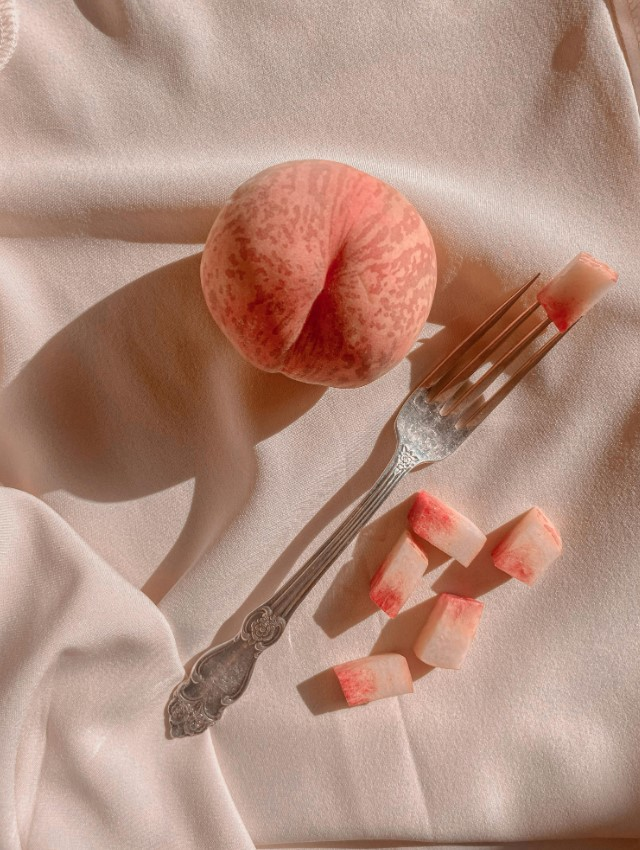
#> input picture images/peach.jpg, 640 x 850 px
$ jupyter execute 03_edit_image_basic.ipynb   (text cells are left out)
#> lines starting #> are read from the running program, lines starting #| are printed output that depends on the picture; after the words box and inside, x2 and y2 are one past the last pixel; in counts of white or black regions, pixels touching at a corner belong together; pictures that were not available may be replaced by others from this repository, and a replacement may not be noted
[cell 1]
import cv2 as cv
import numpy as np
PEACH_PATH = "../images/peach.jpg"
PEACH_VIDEO_PATH = "../videos/peach.mp4"

[cell 2]
# 검은 화면 만들기
img = np.zeros((460, 640, 3), dtype = np.uint8)
cv.imshow("Black", img)
cv.waitKey(0)
cv.destroyAllWindows()

[cell 3]
# 화면 일부 색칠하기
img = np.zeros((460, 640, 3), dtype = np.uint8)
img[50:300, 100:500] = (200, 250, 250)  # (B, G, R)
cv.imshow("Color", img)
cv.waitKey(0)
cv.destroyAllWindows()

[cell 4]
# 이미지에 색칠하기
img = cv.imread(PEACH_PATH)
#> img is the input picture: shape (850, 640, 3); mean B, G, R 126.7, 141.7, 177.9
img[50:300, 100:500] = (200, 250, 250)
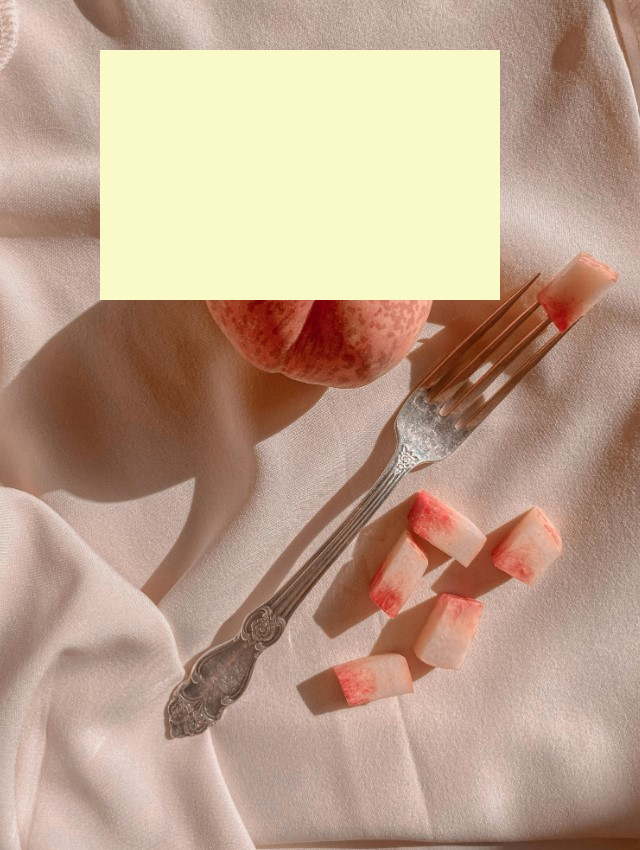
#> img: shape (850, 640, 3); 18.38% of pixels changed, all inside (x1, y1, x2, y2) = (100, 50, 500, 300)
cv.imshow("PEACH", img)
cv.waitKey(0)
cv.destroyAllWindows()

[cell 5]
# 이미지 자르기
img = cv.imread(PEACH_PATH)
dst = cv.resize(img, (500, 600))

crop = dst[10:100, 50:100]
dst[0:90, 0:50] = crop
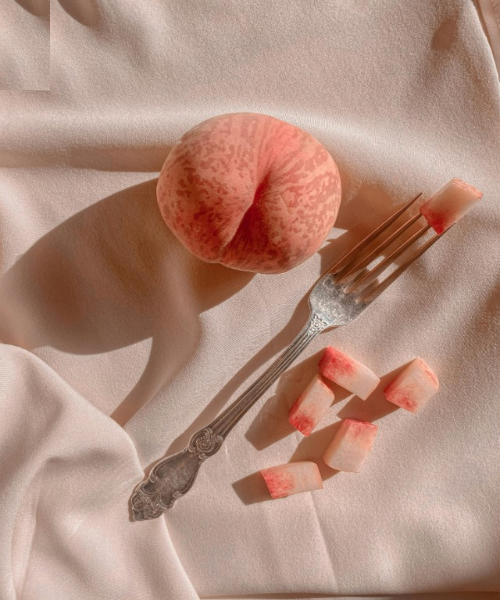
#> dst: shape (600, 500, 3); mean B, G, R 126.4, 141.4, 177.5

cv.imshow("PEACH", dst)
# cv.imshow("CROP", crop)

cv.waitKey(0)
cv.destroyAllWindows()

[cell 6]
img = np.zeros((460, 640, 3), dtype = np.uint8)

# 얕은 복사
shallow_copy = img[200:400, 200:400]
shallow_copy[:] = (255,0,255)

# 깊은 복사
deep_copy = img[200:400, 200:400].copy()
deep_copy[:] = (255,255,0)

cv.imshow("original", img)
cv.imshow("shallow_copy", shallow_copy)
cv.imshow("deep_copy", deep_copy)
cv.waitKey(0)
cv.destroyAllWindows()

[cell 7]
img = cv.imread(PEACH_PATH)
gray = cv.cvtColor(img, cv.COLOR_BGR2GRAY)
rgb = cv.cvtColor(img, cv.COLOR_BGR2RGB)

cv.imshow("img", img)
cv.imshow("gray", gray)
cv.imshow("rgb", rgb)

cv.waitKey(0)
cv.destroyAllWindows()

[cell 8]
# 색상 반전
img = cv.imread(PEACH_PATH)
gray = cv.cvtColor(img, cv.COLOR_BGR2GRAY)
inverted = 255 - gray

cv.imshow("gray", gray)
cv.imshow("inverted", inverted)

cv.waitKey(0)
cv.destroyAllWindows()

[cell 9]
img = cv.imread(PEACH_PATH)
b, g, r = cv.split(img)
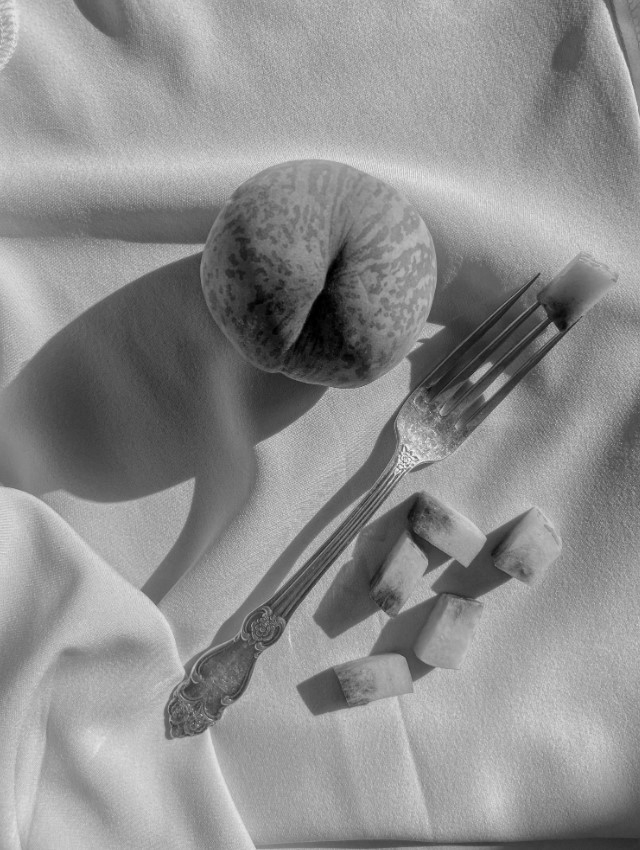
#> g: shape (850, 640); min 0, max 242, mean 141.7
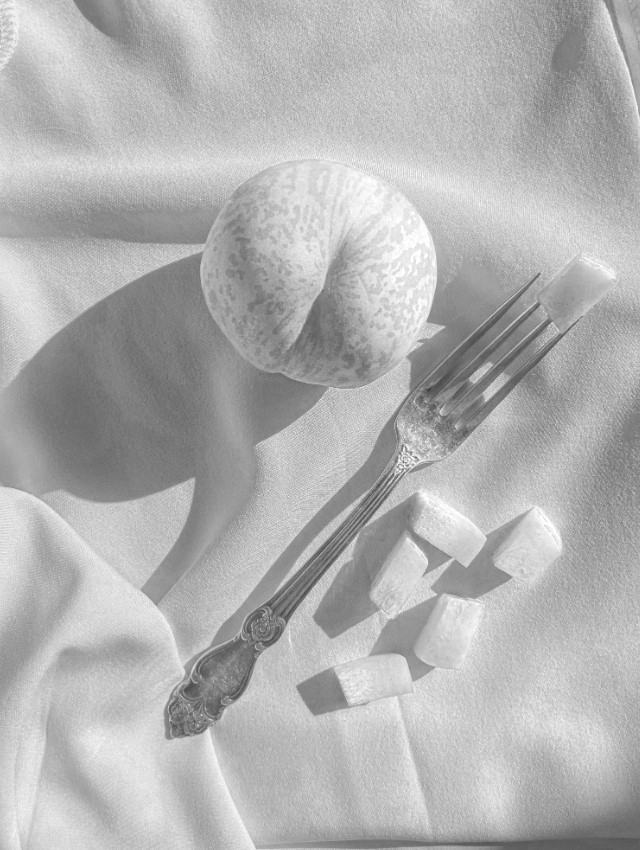
#> r: shape (850, 640); min 59, max 255, mean 177.9

cv.imshow("Blue", b)
cv.imshow("Green", g)
cv.imshow("Red", r)

merged = cv.merge([b, g, r])

cv.imshow("Merged_Image", merged)

cv.waitKey(0)
cv.destroyAllWindows()

[cell 10]
img = cv.imread(PEACH_PATH)
# img.shape

# dst = cv.resize(img, (6000, 4000))   # (가로, 세로)
near = cv.resize(img, None, fx=3, fy=3, interpolation=cv.INTER_NEAREST)
cubic = cv.resize(img, None, fx=3, fy=3, interpolation=cv.INTER_CUBIC)

cv.imshow("original", img)
# cv.imshow("resized", dst)
cv.imshow("near", near)
cv.imshow("cubic", cubic)

cv.waitKey(0)
cv.destroyAllWindows()

[cell 11]
# 실습5. 영상 리사이즈 해서 출력

cap = cv.VideoCapture(PEACH_VIDEO_PATH)
fps = cap.get(cv.CAP_PROP_FPS)

while cap.isOpened():
    ret, frame = cap.read()
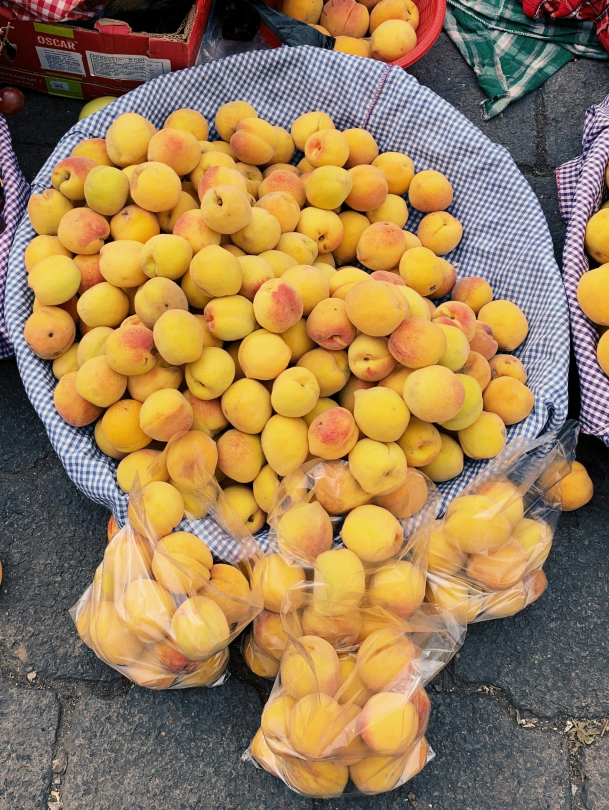
#> input picture images/apricot.jpg, 1827 x 2428 px, given in place of peach.mp4, which was not available (shown at 1/3 size)
#> frame is the input picture: shape (2428, 1827, 3); mean B, G, R 86.4, 126.6, 155.6

    if not ret:
        break

    resized = cv.resize(frame, None, fx=1.5, fy=1.5)

    cv.imshow("original", frame)
    cv.imshow("Resized", resized)

    if cv.waitKey(int(1000/fps)) == ord("q"):
#> (key q is pressed here)
        break

cap.release()
cv.destroyAllWindows()

[cell 12]
img = cv.imread(PEACH_PATH)

size_up = cv.pyrUp(img)
size_down = cv.pyrDown(img)

cv.imshow("original", img)
cv.imshow("Up", size_up)
cv.imshow("Down", size_down)

cv.waitKey(0)
cv.destroyAllWindows()

[cell 13]
img_org = cv.imread(PEACH_PATH)
img = cv.resize(img_org, (500, 600))

flip_y = cv.flip(img, 1)
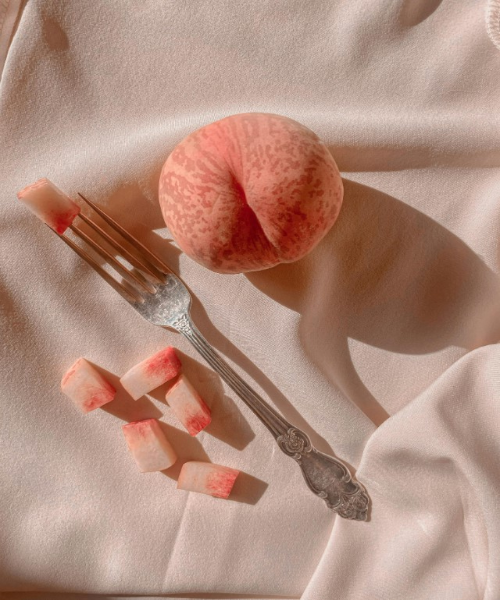
#> flip_y: shape (600, 500, 3); mean B, G, R 126.6, 141.5, 177.7
flip_x = cv.flip(img, 0)
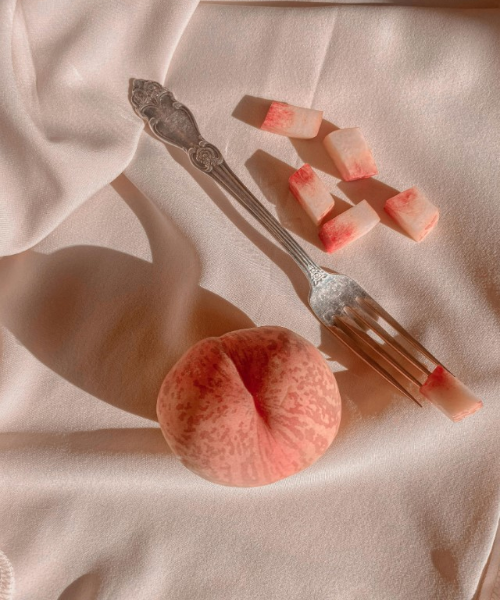
#> flip_x: shape (600, 500, 3); mean B, G, R 126.6, 141.5, 177.7
flip_xy = cv.flip(img, -1)
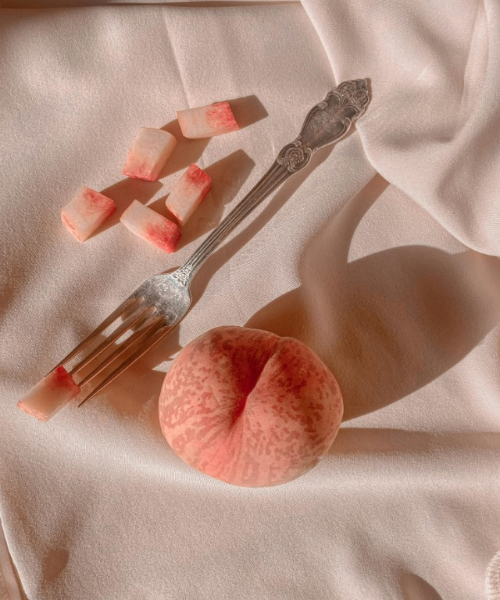
#> flip_xy: shape (600, 500, 3); mean B, G, R 126.6, 141.5, 177.7

cv.imshow("original", img)
cv.imshow("Flip_y", flip_y)
cv.imshow("Flip_x", flip_x)
cv.imshow("Flip_xy", flip_xy)


cv.waitKey(0)
cv.destroyAllWindows()

[cell 14]
# 실습6. 이미지 조정
img = cv.imread("../images/cha.jpg")
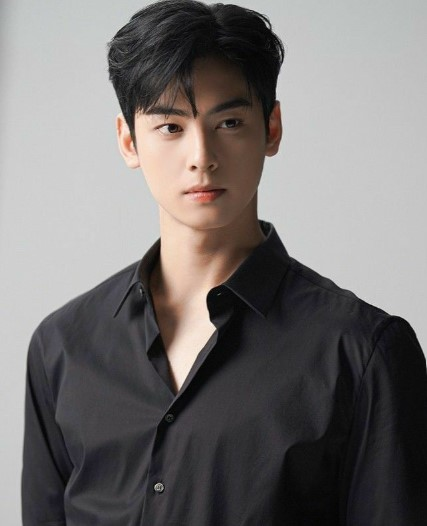
#> input picture images/cha.jpg, 427 x 526 px
#> img is the input picture: shape (526, 427, 3); mean B, G, R 114.6, 115.4, 118.9
copied = img.copy()

# 이미지를 1/2로 축소
# dst = cv.pyrDown(img)
dst = cv.resize(img, None, fx=0.5, fy=0.5)
#> dst: shape (263, 214, 3)
dst = cv.flip(dst, 1)

height, width, channel = img.shape
#> height = 526; width = 427; channel = 3

# 축소된 이미지를 지정한 영역 크기에 맞춰 다시 리사이즈
target_height = height - int(height/2)  # 남은 세로 공간
#> target_height = 263
target_width = int(width/2)  # 지정한 가로 공간
#> target_width = 213

dst = cv.resize(dst, (target_width, target_height))
#> dst: shape (263, 213, 3)

copied[int(height/2): , :int(width/2)] = dst
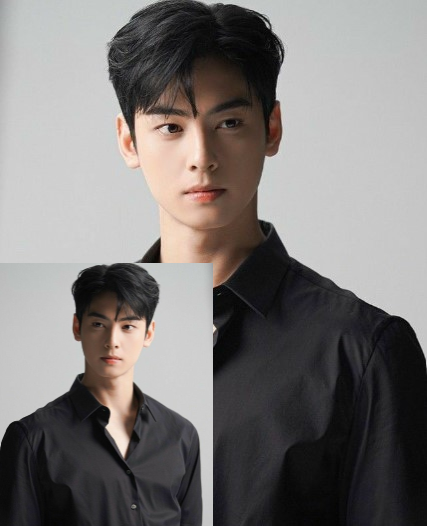
#> copied: shape (526, 427, 3); mean B, G, R 119.9, 121.2, 124.7

cv.imshow("img", copied)
cv.imwrite("../output/cha2.jpg", copied)

cv.waitKey(0)
cv.destroyAllWindows()
